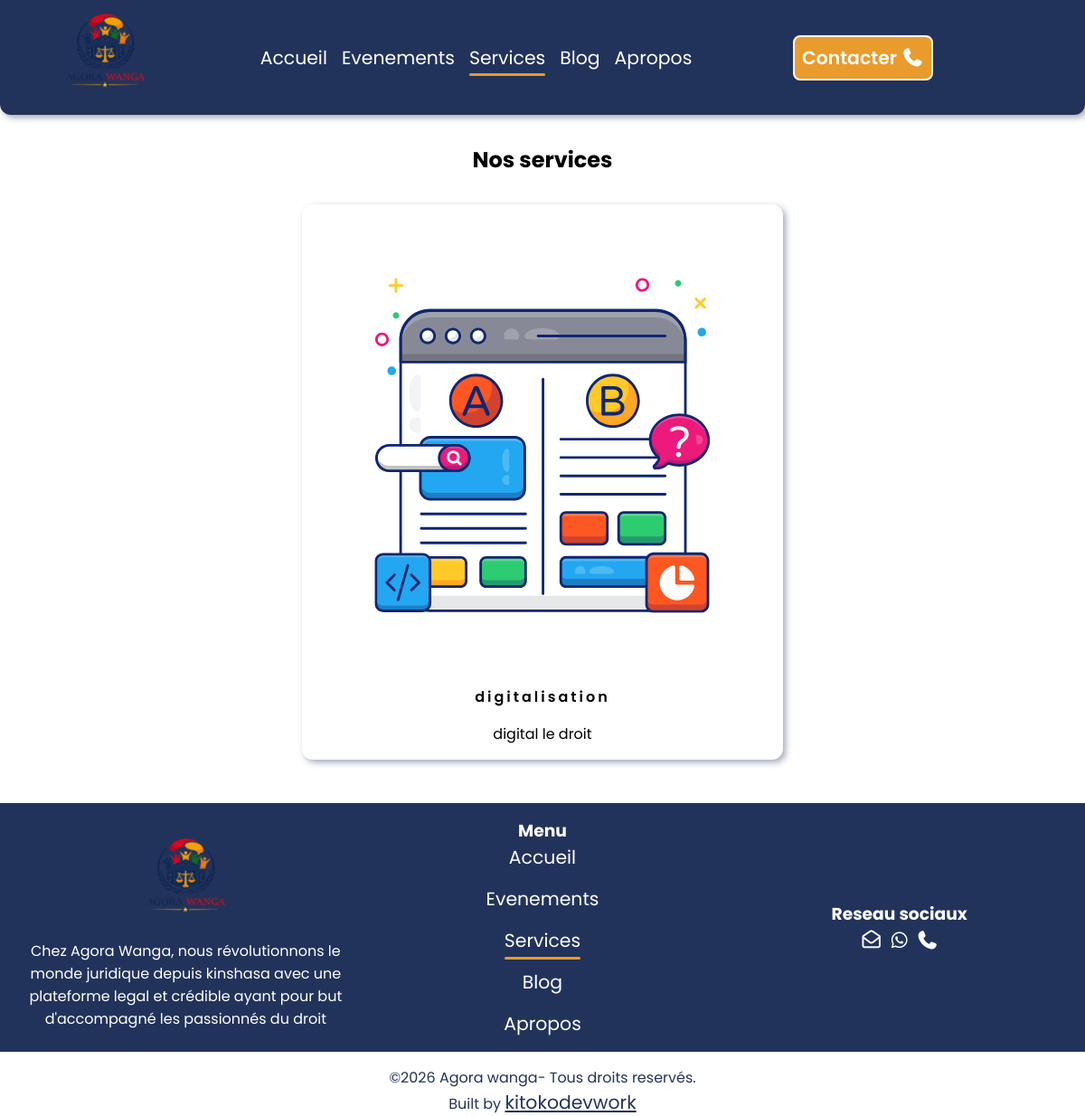
The page /Services/ on the database its author committed.
### gestAGORA/models.py (models this page shows, shortened)
class Services(models.Model):
    Idservices=models.AutoField(primary_key=True)
    Icon=models.ImageField(upload_to='services/')
    titre=models.CharField(max_length=100, default="lll")
    description=models.CharField(max_length=200,default='ddd' )

### gestAGORA/views.py (the view)
# urls.py: path('Services/',views.services, name="services"),
def services(request):
    services=Services.objects.all()
    return render(request,'pages/Services.html',{'services':services})

### templates/pages/Services.html (shortened to what this page needs)
{% extends "base.html" %}
{% block navlinks %}
    <li><a href="{% url "Accueil" %}">Accueil</a></li>
    <li><a href="{% url "evenement" %}">Evenements</a></li>
    <li><a href="{% url "services" %}" class="active">Services</a></li>
    <li><a href="{% url "blog" %}">Blog</a></li>
    <li><a href="{% url "Apropos" %}">Apropos</a></li>
{% endblock navlinks %}
{% block section %}
    <div class="services">
        <h1>Nos services</h1>
        <div class="boxs">
            {% for service in services  %}
                <div class="box">
                    <img src="{{service.Icon.url}}" alt="{{service.titre}}">
                    <p class="titre">{{service.titre}}</p>
                    <p>{{service.description}}</p>
                </div>
                {% empty %}
                <p>Aucun élément disponible</p>
            {% endfor %}
        </div>
    </div>
{% endblock section %}
{% block links %}
    <a href="{% url "Accueil" %}">Accueil</a>
    <a href="{% url "evenement" %}">Evenements</a>
    <a href="{% url "services" %}" class="active">Services</a>
    <a href="{% url "blog" %}">Blog</a>
    <a href="{% url "Apropos" %}">Apropos</a>
{% endblock links %}

### static/style/style.css (style rules this page uses)
:root { --font-family: 'Poppins','Sans-serif'; --border-rad-little:8px; --border-rad-normal:12px; --border-rad-circle:50%; --primary-color:#22335b; --secondary-color:#e99b2b; --bg-color:#ffffff; --txt-color:#000; --h-color:#fff; --shadow-props:3px 3px 7px rgba(34, 51, 91, 0.422); --padding-box:1rem; }
* { box-sizing: border-box; color: var(--txt-color); padding: 0; margin: 0; outline: none; list-style-type: none; text-decoration: none; font-family: var(--font-family); }
body { width: 100%; height: 100%; background: var(--bg-color); overflow-x: hidden; }
nav ul li a,a,i { color: var(--h-color); font-size: clamp(1rem,1.7vw,1.5rem); }
nav ul li a { position: relative; }
nav ul li a::before { content: ''; position: absolute; bottom: -6px; left:0; height:3px; width:0; background:var(--secondary-color); border-radius: var(--border-rad-normal); -webkit-border-radius: var(--border-rad-normal); -moz-border-radius: var(--border-rad-normal); -ms-border-radius: var(--border-rad-normal); -o-border-radius: var(--border-rad-normal); }
.active { position: relative; }
.active::before { content: ''; position: absolute; bottom: -6px; left:0; height:3px; width:100%; background:var(--secondary-color); border-radius: var(--border-rad-normal); -webkit-border-radius: var(--border-rad-normal); -moz-border-radius: var(--border-rad-normal); -ms-border-radius: var(--border-rad-normal); -o-border-radius: var(--border-rad-normal); }
.services { display:flex; justify-content:center; align-items:center; flex-direction:column; margin: 2rem 0; gap:1rem; }
.services .boxs { display:grid; grid-template-columns:repeat(auto-fit, minmax(200px,1fr)); place-items:center; gap:1rem; padding:1rem; }
.services .boxs .box { display:flex; flex-direction: column; gap:1rem; width:100%; background: var(--bg-color); box-shadow: var(--shadow-props); border-radius: var(--border-rad-normal); -webkit-border-radius: var(--border-rad-normal); -moz-border-radius: var(--border-rad-normal); -ms-border-radius: var(--border-rad-normal); -o-border-radius: var(--border-rad-normal); padding:var(--padding-box); }
.services .boxs .box p { text-align:center; }
.services .boxs .box .titre { font-weight:600; letter-spacing:3px; }

### static/style/media.css (style rules this page uses)
:root { --font-family: 'Poppins','Sans-serif'; --border-rad-little:8px; --border-rad-normal:12px; --border-rad-circle:50%; --primary-color:#22335b; --secondary-color:#e99b2b; --bg-color:#ffffff; --txt-color:#000; --h-color:#fff; --shadow-props:3px 3px 7px rgba(34, 51, 91, 0.422); --padding-box:1rem; }

### rows shown on the page
Services: Icon (picture), titre "digitalisation", description "digital le droit"
